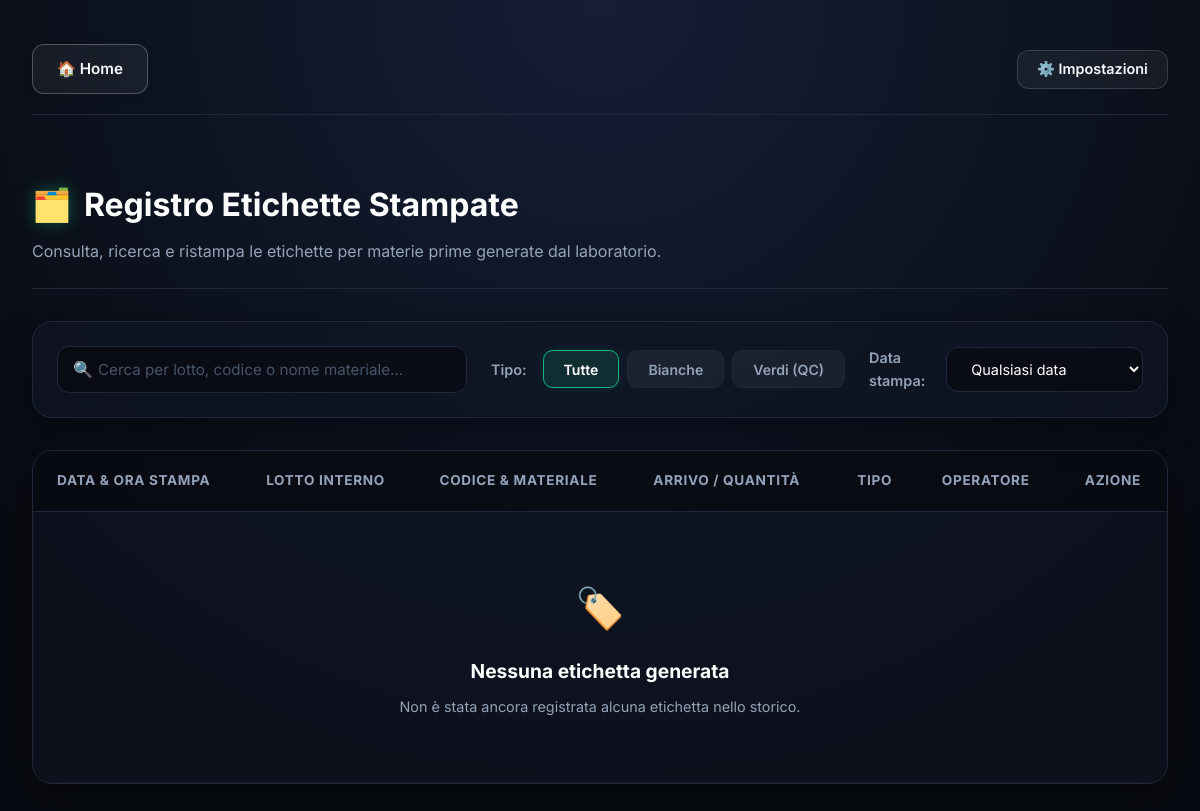
The page /storico_etichetta on the database as committed earlier.
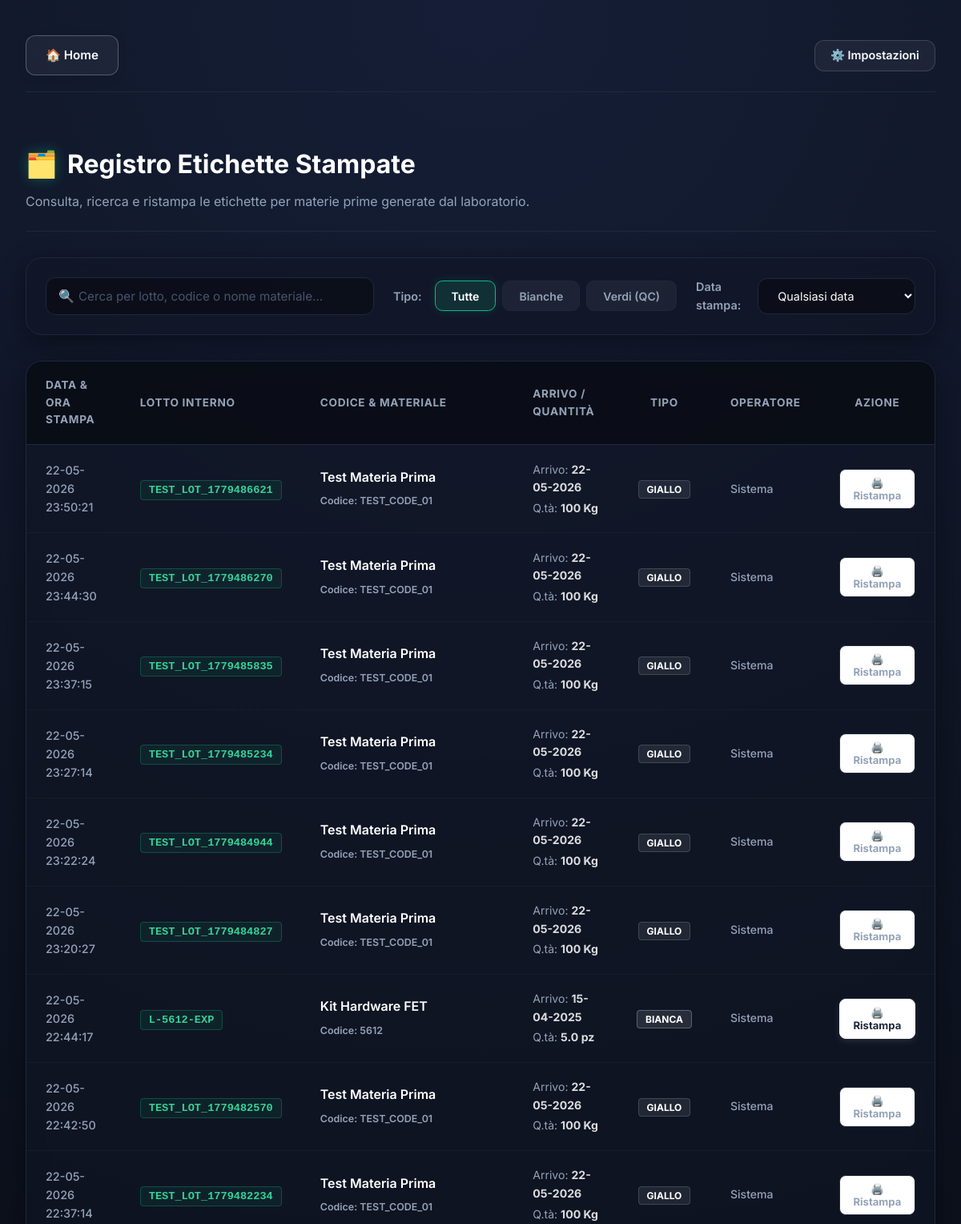
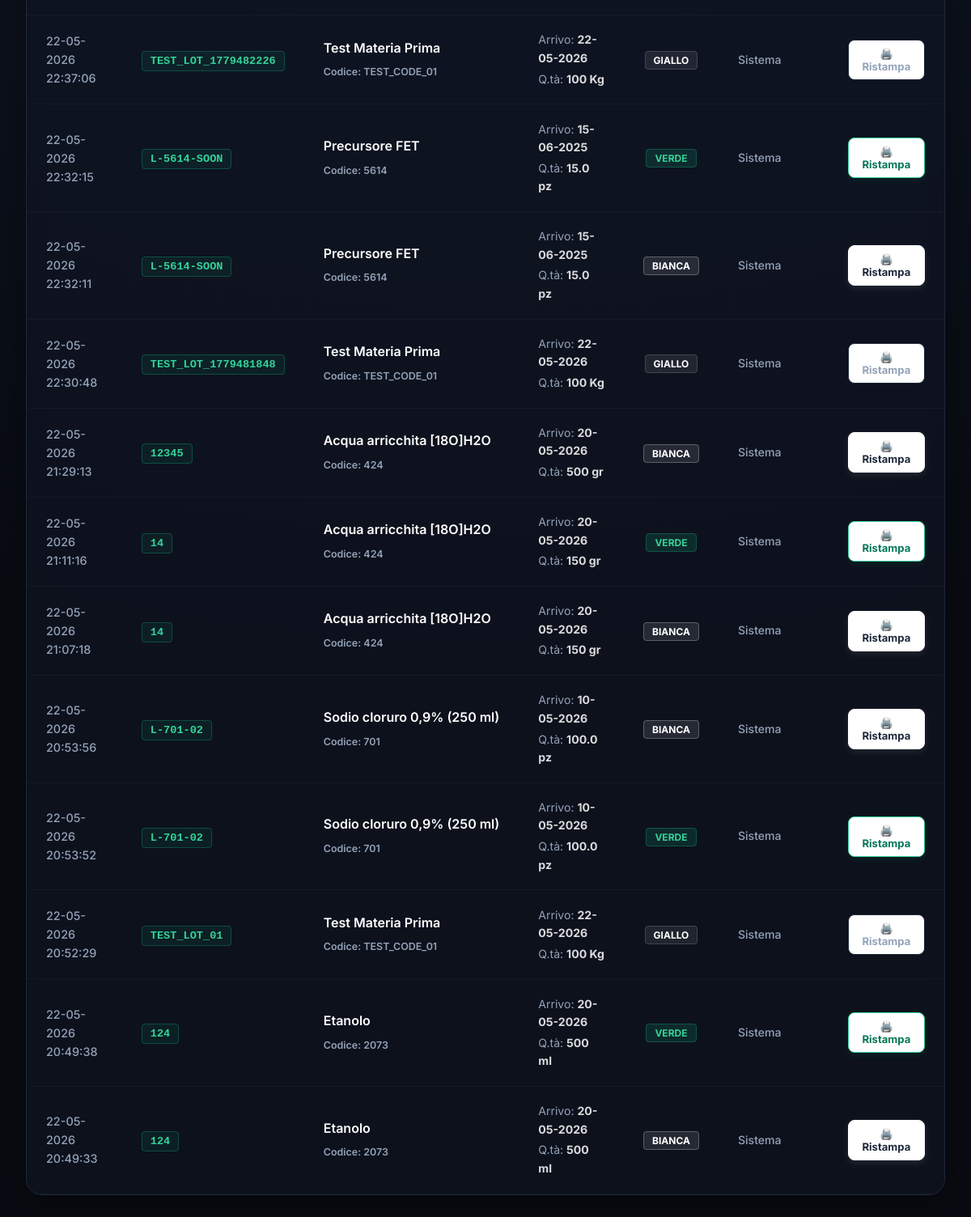
The same page on the database as committed later (2 pictures, top to bottom).
### tables this page shows
CREATE TABLE Storico_Etichette (
                id INTEGER PRIMARY KEY AUTOINCREMENT,
                data_ora TEXT NOT NULL,
                lotto_interno TEXT NOT NULL,
                codice_mp TEXT NOT NULL,
                nome_mp TEXT NOT NULL,
                data_arrivo TEXT NOT NULL,
                quantita TEXT NOT NULL,
                tipo_stampa TEXT NOT NULL,
                operatore TEXT
            );

### app.py (the view)
@app.route('/storico_etichetta')
def storico_etichetta():
    conn = get_db_connection()
    try:
        rows = conn.execute('''
            SELECT S.id, S.data_ora, S.lotto_interno, S.codice_mp, S.nome_mp, S.data_arrivo, S.quantita, S.tipo_stampa, S.operatore,
                   L.lotto_fornitore, L.data_scadenza, L.data_approvazione
            FROM Storico_Etichette S
            LEFT JOIN Lotti_Interni L ON S.lotto_interno = L.lotto_interno
            ORDER BY S.id DESC
        ''').fetchall()
        etichette = [dict(row) for row in rows]
    except Exception as e:
        print(f"Errore nel recupero dello storico etichette: {e}")
        etichette = []
    finally:
        conn.close()
    return render_template('storico_etichetta.html', etichette=etichette)

### templates/storico_etichetta.html (shortened to what this page needs)
{% extends 'base.html' %}
{% block content %}
<div style="max-width: 1200px; margin: 0 auto; padding: 1.5rem 0; width: 100%;">
    <div style="display: flex; flex-direction: column; gap: 0.5rem; margin-bottom: 2rem; border-bottom: 1px solid var(--border-color); padding-bottom: 1.5rem;">
        <h2 style="font-size: 2rem; font-weight: 700; color: white; display: flex; align-items: center; gap: 0.75rem;">
            <span style="filter: drop-shadow(0 0 8px rgba(16, 185, 129, 0.4));">🗂️</span> Registro Etichette Stampate
        </h2>
        <p style="color: var(--text-secondary); font-size: 1rem; margin: 0;">Consulta, ricerca e ristampa le etichette per materie prime generate dal laboratorio.</p>
    </div>
    <div class="filters-container" style="background: rgba(17, 23, 38, 0.6); border: 1px solid var(--border-color); border-radius: 1.25rem; padding: 1.5rem; backdrop-filter: blur(12px); box-shadow: 0 8px 32px rgba(0, 0, 0, 0.4); margin-bottom: 2rem; display: flex; flex-direction: column; gap: 1.25rem;">
        <div style="display: flex; gap: 1.5rem; flex-wrap: wrap; width: 100%; align-items: center;">
            <div style="flex: 1; min-width: 280px; position: relative; display: flex; align-items: center;">
                <span style="position: absolute; left: 1rem; color: var(--text-secondary); font-size: 1rem;">🔍</span>
                <input type="text" id="label-search-input" placeholder="Cerca per lotto, codice o nome materiale..." style="width: 100%; padding: 0.8rem 1rem 0.8rem 2.5rem; background: rgba(0,0,0,0.35); border: 1px solid var(--border-color); border-radius: 0.75rem; color: white; font-size: 0.95rem; transition: all 0.3s; outline: none;" onfocus="this.style.borderColor='#10b981'; this.style.boxShadow='0 0 0 4px rgba(16, 185, 129, 0.15)';" onblur="this.style.borderColor='var(--border-color)'; this.style.boxShadow='none';">
            </div>
            <div style="display: flex; gap: 0.5rem; align-items: center; flex-wrap: wrap;">
                <span style="color: var(--text-secondary); font-size: 0.9rem; margin-right: 0.5rem; font-weight: 600;">Tipo:</span>
                <button type="button" class="filter-btn active" data-filter-type="ALL">Tutte</button>
                <button type="button" class="filter-btn btn-white-filter" data-filter-type="BIANCO">Bianche</button>
                <button type="button" class="filter-btn btn-green-filter" data-filter-type="VERDE">Verdi (QC)</button>
            </div>
            <div style="display: flex; gap: 0.5rem; align-items: center; min-width: 220px;">
                <span style="color: var(--text-secondary); font-size: 0.9rem; margin-right: 0.5rem; font-weight: 600;">Data stampa:</span>
                <select id="filter-date-select" style="padding: 0.75rem 1.25rem; background: rgba(0,0,0,0.35); border: 1px solid var(--border-color); border-radius: 0.75rem; color: white; font-size: 0.9rem; outline: none; cursor: pointer; transition: border-color 0.2s; width: 100%;">
                    <option value="ALL">Qualsiasi data</option>
                </select>
            </div>
        </div>
    </div>
    <div class="table-container" style="background: rgba(17, 23, 38, 0.6); border: 1px solid var(--border-color); border-radius: 1.25rem; overflow: hidden; backdrop-filter: blur(12px); box-shadow: 0 10px 40px rgba(0,0,0,0.4); margin-bottom: 2rem;">
        <table id="history-table" style="width: 100%; border-collapse: collapse; text-align: left;">
            <thead>
                <tr style="border-bottom: 1px solid var(--border-color); background: rgba(0, 0, 0, 0.25);">
                    <th style="padding: 1.2rem 1.5rem; color: var(--text-secondary); font-size: 0.85rem; font-weight: 700; letter-spacing: 0.05em; text-transform: uppercase;">Data & Ora Stampa</th>
                    <th style="padding: 1.2rem 1.5rem; color: var(--text-secondary); font-size: 0.85rem; font-weight: 700; letter-spacing: 0.05em; text-transform: uppercase;">Lotto Interno</th>
                    <th style="padding: 1.2rem 1.5rem; color: var(--text-secondary); font-size: 0.85rem; font-weight: 700; letter-spacing: 0.05em; text-transform: uppercase;">Codice & Materiale</th>
                    <th style="padding: 1.2rem 1.5rem; color: var(--text-secondary); font-size: 0.85rem; font-weight: 700; letter-spacing: 0.05em; text-transform: uppercase;">Arrivo / Quantità</th>
                    <th style="padding: 1.2rem 1.5rem; color: var(--text-secondary); font-size: 0.85rem; font-weight: 700; letter-spacing: 0.05em; text-transform: uppercase; text-align: center;">Tipo</th>
                    <th style="padding: 1.2rem 1.5rem; color: var(--text-secondary); font-size: 0.85rem; font-weight: 700; letter-spacing: 0.05em; text-transform: uppercase;">Operatore</th>
                    <th style="padding: 1.2rem 1.5rem; color: var(--text-secondary); font-size: 0.85rem; font-weight: 700; letter-spacing: 0.05em; text-transform: uppercase; text-align: center;">Azione</th>
                </tr>
            </thead>
            <tbody>
                {% if etichette %}
                    {% for et in etichette %}
                    <tr class="history-row"
                        data-id="{{ et.id }}"
                        data-tipo-stampa="{{ et.tipo_stampa }}"
                        data-data-ora="{{ et.data_ora }}"
                        data-lotto-interno="{{ et.lotto_interno }}"
                        data-codice-mp="{{ et.codice_mp }}"
                        data-nome-mp="{{ et.nome_mp }}"
                        data-data-arrivo="{{ et.data_arrivo }}"
                        data-quantita="{{ et.quantita }}"
                        data-lotto-fornitore="{{ et.lotto_fornitore or '-' }}"
                        data-data-scadenza="{{ et.data_scadenza or '-' }}"
                        data-data-approvazione="{{ et.data_approvazione or '-' }}"
                        style="border-bottom: 1px solid rgba(255, 255, 255, 0.03); transition: background 0.2s;"
                        onmouseover="this.style.background='rgba(255,255,255,0.015)'"
                        onmouseout="this.style.background='transparent'">
                        <td style="padding: 1.2rem 1.5rem; font-size: 0.9rem; color: var(--text-secondary); font-weight: 500;">
                            {{ et.data_ora }}
                        </td>
                        <td style="padding: 1.2rem 1.5rem;">
                            <span class="badge-lotto" style="font-family: monospace; font-size: 0.85rem; font-weight: 700; padding: 4px 10px; border-radius: 4px; border: 1px solid rgba(16, 185, 129, 0.3); background: rgba(16, 185, 129, 0.08); color: #34d399;">
                                {{ et.lotto_interno }}
                            </span>
                        </td>
                        <td style="padding: 1.2rem 1.5rem;">
                            <div style="font-weight: 600; color: white; margin-bottom: 0.2rem; max-width: 320px; overflow: hidden; text-overflow: ellipsis; white-space: nowrap;" title="{{ et.nome_mp }}">
                                {{ et.nome_mp }}
                            </div>
                            <span style="font-size: 0.78rem; color: var(--text-secondary); font-weight: 600;">
                                Codice: {{ et.codice_mp }}
                            </span>
                        </td>
                        <td style="padding: 1.2rem 1.5rem; font-size: 0.88rem;">
                            <div style="color: var(--text-secondary); margin-bottom: 0.2rem;">
                                Arrivo: <strong style="color: rgba(255,255,255,0.85);">{{ et.data_arrivo | dateformat }}</strong>
                            </div>
                            <div style="color: var(--text-secondary);">
                                Q.tà: <strong style="color: rgba(255,255,255,0.85);">{{ et.quantita }}</strong>
                            </div>
                        </td>
                        <td style="padding: 1.2rem 1.5rem; text-align: center;">
                            {% if et.tipo_stampa == 'BIANCO' %}
                                <span class="badge-stampa" style="background: rgba(255, 255, 255, 0.1); color: #ffffff; border: 1px solid rgba(255, 255, 255, 0.25); font-weight: 700; font-size: 0.75rem; padding: 3px 10px; border-radius: 4px; text-transform: uppercase;">
                                    Bianca
                                </span>
                            {% elif et.tipo_stampa == 'VERDE' %}
                                <span class="badge-stampa" style="background: rgba(16, 185, 129, 0.15); color: #34d399; border: 1px solid rgba(16, 185, 129, 0.3); font-weight: 700; font-size: 0.75rem; padding: 3px 10px; border-radius: 4px; text-transform: uppercase;">
                                    Verde
                                </span>
                            {% else %}
                                <span class="badge-stampa" style="background: rgba(255, 255, 255, 0.08); color: white; border: 1px solid rgba(255, 255, 255, 0.15); font-weight: 700; font-size: 0.75rem; padding: 3px 10px; border-radius: 4px; text-transform: uppercase;">
                                    {{ et.tipo_stampa }}
                                </span>
                            {% endif %}
                        </td>
                        <td style="padding: 1.2rem 1.5rem; font-size: 0.88rem; color: var(--text-secondary); font-weight: 500;">
                            {{ et.operatore or 'Sistema' }}
                        </td>
                        <td style="padding: 1.2rem 1.5rem; text-align: center;">
                            {% if et.tipo_stampa == 'BIANCO' %}
                                <button onclick="ristampaEtichetta(this)" class="btn-ristampa-table btn-white-ristampa" title="Ristampa questa etichetta bianca">
                                    🖨️ Ristampa
                                </button>
                            {% elif et.tipo_stampa == 'VERDE' %}
                                <button onclick="ristampaEtichetta(this)" class="btn-ristampa-table btn-green-ristampa" title="Ristampa questa etichetta verde approvata">
                                    🖨️ Ristampa
                                </button>
                            {% else %}
                                <button onclick="ristampaEtichetta(this)" class="btn-ristampa-table btn-neutral-ristampa" title="Ristampa questa etichetta">
                                    🖨️ Ristampa
                                </button>
                            {% endif %}
                        </td>
                    </tr>
                    {% endfor %}
                {% else %}
                    <tr id="table-empty-row">
                        <td colspan="7" style="padding: 4rem 2rem; text-align: center; color: var(--text-secondary);">
                            <div style="font-size: 2.5rem; margin-bottom: 1rem;">🏷️</div>
                            <h4 style="color: white; margin-bottom: 0.5rem; font-size: 1.2rem;">Nessuna etichetta generata</h4>
                            <p style="font-size: 0.9rem;">Non è stata ancora registrata alcuna etichetta nello storico.</p>
                        </td>
                    </tr>
                {% endif %}
            </tbody>
        </table>
    </div>
</div>
{% endblock %}

### templates/base.html (shortened to what this page needs)
<!DOCTYPE html>
<html lang="it">
<head>
    <link rel="stylesheet" href="{{ url_for('static', filename='css/style.css') }}">
</head>
<body>
    <div class="container">
        <header>
            <div class="header-left">
                <a href="{{ url_for('index') }}" class="btn btn-home">🏠 Home</a>
            </div>
            <div class="header-right">
                <div class="dropdown">
                    <button class="btn btn-settings" id="settingsBtn" onclick="toggleSettingsDropdown()">⚙️
                        Impostazioni</button>
                </div>
            </div>
        </header>
        <main>
            {% block content %}{% endblock %}
        </main>
    </div>
</body>
</html>

Rows that differ between the two databases and show on the page:
added Storico_Etichette: data_ora "22-05-2026 23:50:21", lotto_interno "TEST_LOT_1779486621", nome_mp "Test Materia Prima", codice_mp "TEST_CODE_01", data_arrivo "22-05-2026", quantita "100 Kg", tipo_stampa "GIALLO", operatore "Sistema", shows "🖨️ Ristampa"
added Storico_Etichette: data_ora "22-05-2026 23:44:30", lotto_interno "TEST_LOT_1779486270", nome_mp "Test Materia Prima", codice_mp "TEST_CODE_01", data_arrivo "22-05-2026", quantita "100 Kg", tipo_stampa "GIALLO", operatore "Sistema", shows "🖨️ Ristampa"
added Storico_Etichette: data_ora "22-05-2026 23:37:15", lotto_interno "TEST_LOT_1779485835", nome_mp "Test Materia Prima", codice_mp "TEST_CODE_01", data_arrivo "22-05-2026", quantita "100 Kg", tipo_stampa "GIALLO", operatore "Sistema", shows "🖨️ Ristampa"
added Storico_Etichette: data_ora "22-05-2026 23:27:14", lotto_interno "TEST_LOT_1779485234", nome_mp "Test Materia Prima", codice_mp "TEST_CODE_01", data_arrivo "22-05-2026", quantita "100 Kg", tipo_stampa "GIALLO", operatore "Sistema", shows "🖨️ Ristampa"
added Storico_Etichette: data_ora "22-05-2026 23:22:24", lotto_interno "TEST_LOT_1779484944", nome_mp "Test Materia Prima", codice_mp "TEST_CODE_01", data_arrivo "22-05-2026", quantita "100 Kg", tipo_stampa "GIALLO", operatore "Sistema", shows "🖨️ Ristampa"
added Storico_Etichette: data_ora "22-05-2026 23:20:27", lotto_interno "TEST_LOT_1779484827", nome_mp "Test Materia Prima", codice_mp "TEST_CODE_01", data_arrivo "22-05-2026", quantita "100 Kg", tipo_stampa "GIALLO", operatore "Sistema", shows "🖨️ Ristampa"
added Storico_Etichette: data_ora "22-05-2026 22:44:17", lotto_interno "L-5612-EXP", nome_mp "Kit Hardware FET", codice_mp "5612", data_arrivo "15-04-2025", quantita "5.0 pz", tipo_stampa "BIANCA", operatore "Sistema"
added Storico_Etichette: data_ora "22-05-2026 22:42:50", lotto_interno "TEST_LOT_1779482570", nome_mp "Test Materia Prima", codice_mp "TEST_CODE_01", data_arrivo "22-05-2026", quantita "100 Kg", tipo_stampa "GIALLO", operatore "Sistema", shows "🖨️ Ristampa"
added Storico_Etichette: data_ora "22-05-2026 22:37:14", lotto_interno "TEST_LOT_1779482234", nome_mp "Test Materia Prima", codice_mp "TEST_CODE_01", data_arrivo "22-05-2026", quantita "100 Kg", tipo_stampa "GIALLO", operatore "Sistema", shows "🖨️ Ristampa"
added Storico_Etichette: data_ora "22-05-2026 22:37:06", lotto_interno "TEST_LOT_1779482226", nome_mp "Test Materia Prima", codice_mp "TEST_CODE_01", data_arrivo "22-05-2026", quantita "100 Kg", tipo_stampa "GIALLO", operatore "Sistema", shows "🖨️ Ristampa"
added Storico_Etichette: data_ora "22-05-2026 22:32:15", lotto_interno "L-5614-SOON", nome_mp "Precursore FET", codice_mp "5614", data_arrivo "15-06-2025", quantita "15.0 pz", tipo_stampa "VERDE", operatore "Sistema"
added Storico_Etichette: data_ora "22-05-2026 22:32:11", lotto_interno "L-5614-SOON", nome_mp "Precursore FET", codice_mp "5614", data_arrivo "15-06-2025", quantita "15.0 pz", tipo_stampa "BIANCA", operatore "Sistema"
added Storico_Etichette: data_ora "22-05-2026 22:30:48", lotto_interno "TEST_LOT_1779481848", nome_mp "Test Materia Prima", codice_mp "TEST_CODE_01", data_arrivo "22-05-2026", quantita "100 Kg", tipo_stampa "GIALLO", operatore "Sistema", shows "🖨️ Ristampa"
added Storico_Etichette: data_ora "22-05-2026 21:29:13", lotto_interno "12345", nome_mp "Acqua arricchita [18O]H2O", codice_mp "424", data_arrivo "20-05-2026", quantita "500 gr", tipo_stampa "BIANCA", operatore "Sistema"
added Storico_Etichette: data_ora "22-05-2026 21:11:16", lotto_interno "14", nome_mp "Acqua arricchita [18O]H2O", codice_mp "424", data_arrivo "20-05-2026", quantita "150 gr", tipo_stampa "VERDE", operatore "Sistema"
added Storico_Etichette: data_ora "22-05-2026 21:07:18", lotto_interno "14", nome_mp "Acqua arricchita [18O]H2O", codice_mp "424", data_arrivo "20-05-2026", quantita "150 gr", tipo_stampa "BIANCA", operatore "Sistema"
added Storico_Etichette: data_ora "22-05-2026 20:53:56", lotto_interno "L-701-02", nome_mp "Sodio cloruro 0,9% (250 ml)", codice_mp "701", data_arrivo "10-05-2026", quantita "100.0 pz", tipo_stampa "BIANCA", operatore "Sistema"
added Storico_Etichette: data_ora "22-05-2026 20:53:52", lotto_interno "L-701-02", nome_mp "Sodio cloruro 0,9% (250 ml)", codice_mp "701", data_arrivo "10-05-2026", quantita "100.0 pz", tipo_stampa "VERDE", operatore "Sistema"
added Storico_Etichette: data_ora "22-05-2026 20:52:29", lotto_interno "TEST_LOT_01", nome_mp "Test Materia Prima", codice_mp "TEST_CODE_01", data_arrivo "22-05-2026", quantita "100 Kg", tipo_stampa "GIALLO", operatore "Sistema", shows "🖨️ Ristampa"
added Storico_Etichette: data_ora "22-05-2026 20:49:38", lotto_interno "124", nome_mp "Etanolo", codice_mp "2073", data_arrivo "20-05-2026", quantita "500 ml", tipo_stampa "VERDE", operatore "Sistema"
added Storico_Etichette: data_ora "22-05-2026 20:49:33", lotto_interno "124", nome_mp "Etanolo", codice_mp "2073", data_arrivo "20-05-2026", quantita "500 ml", tipo_stampa "BIANCA", operatore "Sistema"
Other text that changed with them:
text no longer shown: "🏷️ Nessuna etichetta generata Non è stata ancora registrata alcuna etichetta nello storico."
